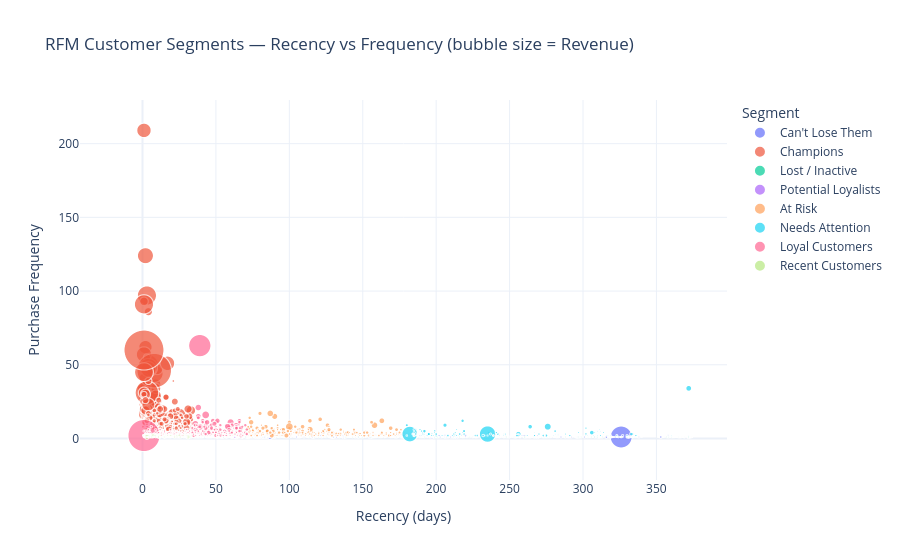

The notebook cell saved with this chart:
### Code cell
fig = px.scatter(
    rfm,
    x='Recency',
    y='Frequency',
    size='Monetary',
    color='Segment',
    hover_data=['CustomerID', 'Monetary', 'RFM_Total'],
    title='RFM Customer Segments — Recency vs Frequency (bubble size = Revenue)',
    labels={'Recency': 'Recency (days)', 'Frequency': 'Purchase Frequency'},
    template='plotly_white',
    size_max=40
)
fig.write_image('C:\\Project\\customer-segmentation-rfm\\images\\rfm_scatter.png')
fig.show()
print("✅ Chart saved as PNG!")

### Figure 1 — Plotly figure (JSON) as saved in the notebook; plotly's stock layout.template omitted (floating-point values rounded to 4 significant figures; data arrays with more than 128 entries replaced by an {"elided": "..."} marker saying what was removed)
{"data": [{"customdata": {"elided": "207x3 float values"}, "hovertemplate": "Segment=Can't Lose Them<br>Recency (days)=%{x}<br>Purchase Frequency=%{y}<br>Monetary=%{customdata[1]}<br>CustomerID=%{customdata[0]}<br>RFM_Total=%{customdata[2]}<extra></extra>", "legendgroup": "Can't Lose Them", "marker": {"color": "#636efa", "size": {"elided": "207 float values"}, "sizemode": "area", "sizeref": 162.3, "symbol": "circle"}, "mode": "markers", "name": "Can't Lose Them", "showlegend": true, "type": "scattergl", "x": {"elided": "207 int values"}, "xaxis": "x", "y": {"elided": "207 int values"}, "yaxis": "y"}, {"customdata": {"elided": "874x3 float values"}, "hovertemplate": "Segment=Champions<br>Recency (days)=%{x}<br>Purchase Frequency=%{y}<br>Monetary=%{customdata[1]}<br>CustomerID=%{customdata[0]}<br>RFM_Total=%{customdata[2]}<extra></extra>", "legendgroup": "Champions", "marker": {"color": "#EF553B", "size": {"elided": "874 float values"}, "sizemode": "area", "sizeref": 162.3, "symbol": "circle"}, "mode": "markers", "name": "Champions", "showlegend": true, "type": "scattergl", "x": {"elided": "874 int values"}, "xaxis": "x", "y": {"elided": "874 int values"}, "yaxis": "y"}, {"customdata": {"elided": "761x3 float values"}, "hovertemplate": "Segment=Lost / Inactive<br>Recency (days)=%{x}<br>Purchase Frequency=%{y}<br>Monetary=%{customdata[1]}<br>CustomerID=%{customdata[0]}<br>RFM_Total=%{customdata[2]}<extra></extra>", "legendgroup": "Lost / Inactive", "marker": {"color": "#00cc96", "size": {"elided": "761 float values"}, "sizemode": "area", "sizeref": 162.3, "symbol": "circle"}, "mode": "markers", "name": "Lost / Inactive", "showlegend": true, "type": "scattergl", "x": {"elided": "761 int values"}, "xaxis": "x", "y": {"elided": "761 int values"}, "yaxis": "y"}, {"customdata": {"elided": "89x3 float values"}, "hovertemplate": "Segment=Potential Loyalists<br>Recency (days)=%{x}<br>Purchase Frequency=%{y}<br>Monetary=%{customdata[1]}<br>CustomerID=%{customdata[0]}<br>RFM_Total=%{customdata[2]}<extra></extra>", "legendgroup": "Potential Loyalists", "marker": {"color": "#ab63fa", "size": [948.9, 683.1, 1119.0, 521.2, 1378.0, 913.5, 604.5, 689.9, 1010.0, 642.8, 656.7, 786.5, 1021.0, 712.9, 492.8, 2156.0, 557.6, 590.9, 542.7, 578.9, 743.5, 2225.0, 712.5, 1851.0, 2626.0, 1269.0, 674.7, 874.7, 712.4, 693.3, 678.0, 1071.0, 910.0, 524.1, 1080.0, 1071.0, 1715.0, 924.6, 1538.0, 1090.0, 1282.0, 1213.0, 1266.0, 917.3, 467.7, 637.5, 658.6, 507.7, 1632.0, 719.8, 853.4, 1163.0, 2093.0, 508.6, 1043.0, 488.0, 770.0, 547.7, 1064.0, 749.1, 490.5, 502.1, 893.6, 480.7, 498.7, 499.3, 890.9, 615.1, 496.4, 940.7, 657.2, 576.0, 664.9, 1291.0, 656.2, 1035.0, 575.4, 1781.0, 731.5, 1078.0, 528.1, 618.6, 656.6, 954.9, 1393.0, 546.8, 522.9, 668.1, 754.6], "sizemode": "area", "sizeref": 162.3, "symbol": "circle"}, "mode": "markers", "name": "Potential Loyalists", "showlegend": true, "type": "scattergl", "x": [71, 34, 70, 52, 68, 55, 36, 64, 52, 55, 64, 60, 46, 64, 46, 60, 61, 64, 41, 39, 71, 34, 44, 40, 64, 67, 58, 41, 64, 45, 40, 68, 63, 36, 39, 50, 63, 52, 52, 57, 55, 50, 66, 53, 63, 61, 36, 40, 71, 41, 68, 51, 51, 65, 65, 65, 43, 46, 68, 51, 48, 51, 53, 68, 46, 61, 67, 38, 64, 38, 49, 38, 45, 71, 39, 51, 44, 61, 47, 54, 36, 70, 46, 53, 51, 54, 45, 36, 37], "xaxis": "x", "y": [2, 2, 2, 1, 2, 2, 2, 2, 2, 2, 2, 2, 2, 2, 1, 2, 1, 2, 1, 2, 1, 2, 2, 2, 1, 2, 1, 2, 1, 2, 1, 1, 1, 1, 2, 2, 1, 2, 2, 1, 1, 2, 2, 1, 2, 2, 2, 1, 2, 2, 2, 2, 2, 1, 2, 2, 2, 1, 1, 1, 1, 1, 1, 1, 1, 1, 1, 1, 1, 1, 1, 1, 1, 1, 1, 1, 1, 1, 1, 1, 1, 1, 1, 1, 1, 1, 1, 1, 1], "yaxis": "y"}, {"customdata": {"elided": "415x3 float values"}, "hovertemplate": "Segment=At Risk<br>Recency (days)=%{x}<br>Purchase Frequency=%{y}<br>Monetary=%{customdata[1]}<br>CustomerID=%{customdata[0]}<br>RFM_Total=%{customdata[2]}<extra></extra>", "legendgroup": "At Risk", "marker": {"color": "#FFA15A", "size": {"elided": "415 float values"}, "sizemode": "area", "sizeref": 162.3, "symbol": "circle"}, "mode": "markers", "name": "At Risk", "showlegend": true, "type": "scattergl", "x": {"elided": "415 int values"}, "xaxis": "x", "y": {"elided": "415 int values"}, "yaxis": "y"}, {"customdata": {"elided": "408x3 float values"}, "hovertemplate": "Segment=Needs Attention<br>Recency (days)=%{x}<br>Purchase Frequency=%{y}<br>Monetary=%{customdata[1]}<br>CustomerID=%{customdata[0]}<br>RFM_Total=%{customdata[2]}<extra></extra>", "legendgroup": "Needs Attention", "marker": {"color": "#19d3f3", "size": {"elided": "408 float values"}, "sizemode": "area", "sizeref": 162.3, "symbol": "circle"}, "mode": "markers", "name": "Needs Attention", "showlegend": true, "type": "scattergl", "x": {"elided": "408 int values"}, "xaxis": "x", "y": {"elided": "408 int values"}, "yaxis": "y"}, {"customdata": {"elided": "881x3 float values"}, "hovertemplate": "Segment=Loyal Customers<br>Recency (days)=%{x}<br>Purchase Frequency=%{y}<br>Monetary=%{customdata[1]}<br>CustomerID=%{customdata[0]}<br>RFM_Total=%{customdata[2]}<extra></extra>", "legendgroup": "Loyal Customers", "marker": {"color": "#FF6692", "size": {"elided": "881 float values"}, "sizemode": "area", "sizeref": 162.3, "symbol": "circle"}, "mode": "markers", "name": "Loyal Customers", "showlegend": true, "type": "scattergl", "x": {"elided": "881 int values"}, "xaxis": "x", "y": {"elided": "881 int values"}, "yaxis": "y"}, {"customdata": {"elided": "285x3 float values"}, "hovertemplate": "Segment=Recent Customers<br>Recency (days)=%{x}<br>Purchase Frequency=%{y}<br>Monetary=%{customdata[1]}<br>CustomerID=%{customdata[0]}<br>RFM_Total=%{customdata[2]}<extra></extra>", "legendgroup": "Recent Customers", "marker": {"color": "#B6E880", "size": {"elided": "285 float values"}, "sizemode": "area", "sizeref": 162.3, "symbol": "circle"}, "mode": "markers", "name": "Recent Customers", "showlegend": true, "type": "scattergl", "x": {"elided": "285 int values"}, "xaxis": "x", "y": {"elided": "285 int values"}, "yaxis": "y"}], "layout": {"legend": {"itemsizing": "constant", "title": {"text": "Segment"}, "tracegroupgap": 0}, "title": {"text": "RFM Customer Segments — Recency vs Frequency (bubble size = Revenue)"}, "xaxis": {"anchor": "y", "domain": [0, 1], "title": {"text": "Recency (days)"}}, "yaxis": {"anchor": "x", "domain": [0, 1], "title": {"text": "Purchase Frequency"}}}}
